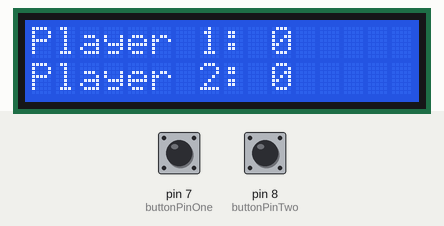
Simulated run of this sketch. Board: Arduino Uno, built with avr-gcc and run on an emulated ATmega328P. Shown: 16×2 character LCD. The inputs (shaded band) are chosen by the test bench; at power-on: pin 7 (buttonPinOne) LOW, pin 8 (buttonPinTwo) LOW. At 3.0 s the program stops and its outputs stay as they are.

Above: at 1.2 s.
1.3 s: pin 7 (buttonPinOne) pulled HIGH for 3.2 s
At 1.53 s:
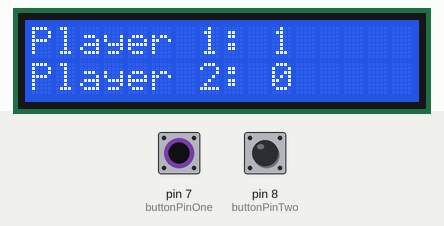
At 4.2 s:
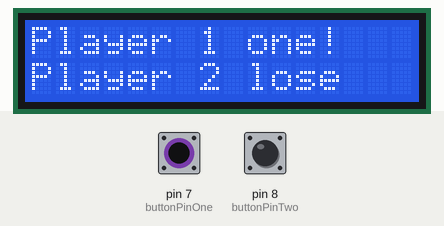
Timing chart, 0 to 4.5 s (numbered marks = the images above; inputs shaded):
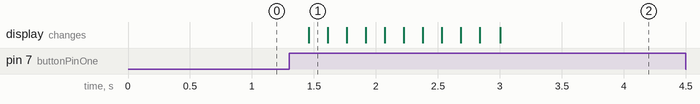

The sketch:

PingPongCounter.ino
```cpp
#include <LiquidCrystal.h>

const int rs = 12, en = 11, d4 = 5, d5 = 4, d6 = 3, d7 = 2;
LiquidCrystal lcd(rs, en, d4, d5, d6, d7);
const int buttonPinOne = 7;
const int buttonPinTwo = 8;  // the number of the pushbutton pin
int buttonStateOne = 0;
int buttonStateTwo = 0;
int lastButtonStateOne = 0;
int lastButtonStateTwo = 0;
int playerOne = 0;
int playerTwo = 0;


void setup() {
  pinMode(buttonPinOne, INPUT);
  pinMode(buttonPinTwo, INPUT);

  // set up the LCD's number of columns and rows:
  lcd.begin(16, 2);
  // Print a message to the LCD.
}

void loop() {
  buttonStateOne = digitalRead(buttonPinOne);
  buttonStateTwo = digitalRead(buttonPinTwo);


  // check if the pushbutton is pressed. If it is, the buttonStateOne is HIGH:
  if (buttonStateOne != lastButtonStateOne) {
    playerOne++;
    delay(150);
  } else if (buttonStateTwo != lastButtonStateTwo) {
    playerTwo++;
    delay(150);
  }


  // set the cursor to column 0, line 1
  // (note: line 1 is the second row, since counting begins with 0):
  lcd.setCursor(0, 0);
  lcd.print("Player 1: " + String(playerOne));
  lcd.setCursor(0, 1);
  lcd.print("Player 2: " + String(playerTwo));

  if (playerOne >= 11) {
    while(true) {
      lcd.setCursor(0, 0);
      lcd.print("Player 1 one!");
      lcd.setCursor(0, 1);
      lcd.print("Player 2 lose");
    }
  }
    if (playerTwo >= 11) {
      while(true) {
        lcd.setCursor(0, 0);
        lcd.print("Player 2 won!");
        lcd.setCursor(0, 1);
        lcd.print("Player 1 lose");
      }
  }
  // print the number of seconds since reset:
}
```

Measured:
- after the input at 1.3 s, the display: changes after 0.16 s (image 1)
